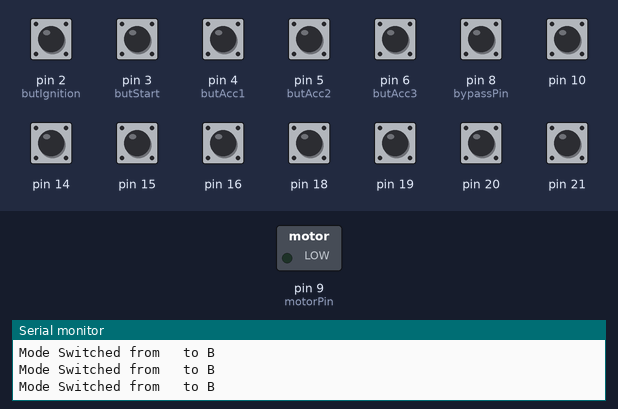
A sketch run on a simulated SparkFun Pro Micro, built with avr-gcc and run on an emulated ATmega32U4. Shown: switched loads named in the sketch (green lamp = pin HIGH), the last lines printed to the serial monitor. The test bench sets the inputs (shaded band); at power-on: pin 2 (butIgnition), pin 3 (butStart), pin 4 (butAcc1), pin 5 (butAcc2), pin 6 (butAcc3), pin 8 (bypassPin), pin 10, pin 14–16, pin 18–21 HIGH. USB keyboard and mouse output is not drawn.

Above: at 1.2 s.
1.3 s: pin 3 (butStart) pulled LOW for 0.15 s
At 3.43 s:
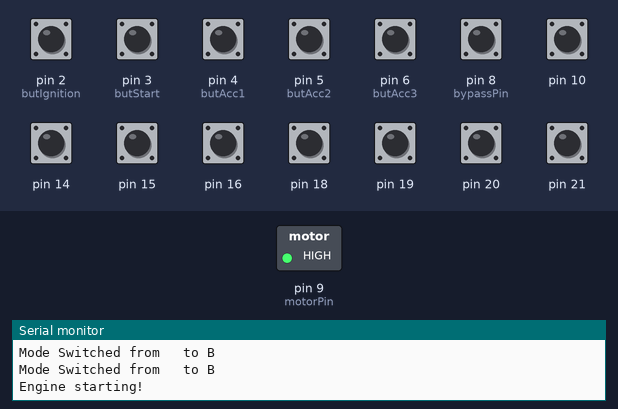
9.7 s: pin 3 (butStart) pulled LOW for 1 s
At 13.4 s:
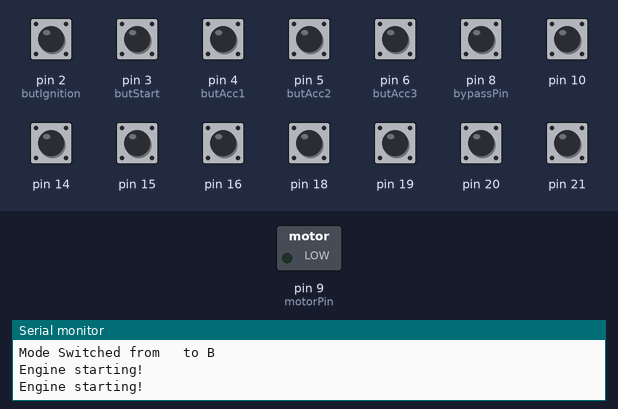
Timing chart, 0 to 13.7 s (numbered marks = the images above; inputs shaded):
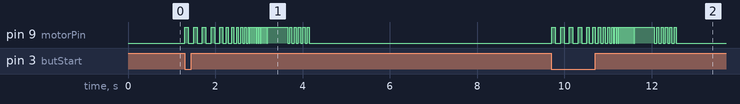

Measured:
- after the input at 1.3 s, pin 9 (motorPin): goes 4 × (HIGH 0.08 s, LOW 0.12 s), 5 × (HIGH 0.06 s, LOW 0.08 s), 11 × (HIGH 0.04 s, LOW 0.04 s), HIGH 0.45 s, 5 × (LOW 0.05 s, HIGH 0.05 s), then LOW, starting at once
- after the input at 9.7 s, pin 9 (motorPin): goes 4 × (HIGH 0.08 s, LOW 0.12 s), 5 × (HIGH 0.06 s, LOW 0.08 s), 11 × (HIGH 0.04 s, LOW 0.04 s), HIGH 0.45 s, 5 × (LOW 0.05 s, HIGH 0.05 s), then LOW, starting at once

The sketch:

ignition.ino
```cpp
#include <Joystick.h>


// Create Joystick instance with 9 buttons (0-8), no hat switch, no axes
Joystick_ Joystick(JOYSTICK_DEFAULT_REPORT_ID, JOYSTICK_TYPE_GAMEPAD,
  9, 0,                  // 9 buttons, 0 hat switches
  false, false, false,   // No X, Y, Z axes
  false, false, false,   // No Rx, Ry, Rz
  false, false,          // No rudder, throttle
  false, false, false);  // No accelerator, brake, steering

const int ON = LOW;//HIGH;
const int OFF = HIGH;//LOW;

// Piezo vibration motor pin (use a PWM-capable pin: 3,5,6,9,10 on Pro Micro)
const int motorPin = 9;
bool engineStarting = false;
unsigned long engineStartTime = 0;

// Engine start sound effect - simulates cranking then starting
void playEngineStart() {
  // Phase 1: Slow cranking (starter motor engaging)
  for (int i = 0; i < 4; i++) {
    digitalWrite(motorPin, HIGH);
    delay(80);
    digitalWrite(motorPin, LOW);
    delay(120);
  }

  // Phase 2: Cranking speeds up (engine catching)
  for (int i = 0; i < 6; i++) {
    digitalWrite(motorPin, HIGH);
    delay(60 - i * 5);
    digitalWrite(motorPin, LOW);
    delay(80 - i * 8);
  }

  // Phase 3: Engine catches and revs up
  for (int i = 0; i < 10; i++) {
    digitalWrite(motorPin, HIGH);
    delay(30);
    digitalWrite(motorPin, LOW);
    delay(20 - i);
  }

  // Phase 4: High rev burst
  digitalWrite(motorPin, HIGH);
  delay(400);

  // Phase 5: Settle to idle (pulsing vibration)
  for (int i = 0; i < 6; i++) {
    digitalWrite(motorPin, HIGH);
    delay(50);
    digitalWrite(motorPin, LOW);
    delay(50);
  }

  // Turn off motor completely
  digitalWrite(motorPin, LOW);
}

class ModeSwitch {
  private:
    int modePin1;
    int modePin2;
    char lastMode=' ';
    //bool lastPinState1;
    //bool lastPinState2;

    char checkMode(){
      int pinState1 = digitalRead(modePin1);
      int pinState2 = digitalRead(modePin2);
      if ((pinState1==OFF &&pinState2==OFF) || (pinState1==ON && pinState2==ON))
        return 'B';
      else if (pinState1==ON)
        return 'A';
      else
        return 'C';
    }

  public:
    ModeSwitch(int pin1=-1, int pin2=-1)
      : modePin1(pin1), modePin2(pin2) {}

    void doSetup(){
      pinMode(modePin1, INPUT_PULLUP);
      pinMode(modePin2, INPUT_PULLUP);
    }

    bool enabled(){
      return (modePin1!=-1);
    }

    char getMode(){
      char mode = checkMode();
      if (mode!=lastMode){
        Serial.print("Mode Switched from ");
        Serial.print(lastMode);
        Serial.print(" to ");
        Serial.println(mode);
        lastMode=mode;
      }
      return mode;
    }

};

// Define the Button class
class Button {
  private:
    int buttonIndex;
    int secondaryButtonIndex;
    int pin;
    bool currentPinState;
    bool lastPinState;
    bool currentButtonState;
    unsigned long lastChangeTime;
    const unsigned long pushTimeout = 250;  // Adjust this as needed (500 ms here)
    char mode;  // 'A', 'B', or 'C'
    ModeSwitch buttonModeSwitch;

    // This function would be replaced by your actual setButton implementation
    void setButton(bool state, int index) {
      // Logic for setting button state (to be implemented)
      Serial.print("Button ");
      Serial.print(index);
      Serial.println(state ? " On" : " Off");
      currentButtonState=state;
      Joystick.setButton(index, state);
    }

  int getButtonToPress(){
    return (mode == 'C' && currentPinState != ON)? secondaryButtonIndex: buttonIndex;
  }

  public:
    Button(int pinNumber, char buttonMode, int index, int secondaryIndex = -1)
      : buttonIndex(index), secondaryButtonIndex(secondaryIndex), pin(pinNumber), mode(buttonMode),
        currentPinState(OFF), lastPinState(OFF), lastChangeTime(0) {}

    Button(int pinNumber, ModeSwitch modeSwitch, int index, int secondaryIndex = -1)
      : buttonIndex(index), secondaryButtonIndex(secondaryIndex), pin(pinNumber), buttonModeSwitch(modeSwitch),
        currentPinState(OFF), lastPinState(OFF), lastChangeTime(0) {}

    // Reads the pin and checks if the state has changed
    bool readButton() {
      if (buttonModeSwitch.enabled()){
        //Serial.println("Getting mode from switch");
        mode= buttonModeSwitch.getMode();
      }

      currentPinState = digitalRead(pin);

      if (currentPinState != lastPinState) {
        lastChangeTime = millis();
        lastPinState = currentPinState;

        if (mode == 'A') {
          // Mode A: Simply call setButton based on ON/OFF state
          setButton(currentPinState == ON, buttonIndex);
        } else {
          // Mode B: Only act on OFF -> ON transitions and start the timer
          int buttonToPress = getButtonToPress();
          setButton(true, buttonToPress);  // Button press

        }
        return true;  // State changed
      } else {
        // Handle Mode B and C pushTimeout logic
        if (mode == 'B' || mode == 'C') {
          if (currentButtonState == true && millis() - lastChangeTime >= pushTimeout) {
            int buttonToPress = getButtonToPress();
            setButton(false, buttonToPress);  // Timeout expired for button press
          }
        }
      }
      return false;  // No state change
    }

  int getPin(){
    return pin;
  }

  void doSetup(){
    pinMode(getPin(), INPUT_PULLUP);
    buttonModeSwitch.doSetup();
  }
};

const int bypassPin=8;
// Setup each of our buttons
Button butIgnition = Button(2,ModeSwitch(20,21),0,5);
Button butStart = Button(3,'A',1);
Button butAcc1 = Button(4,ModeSwitch(18,19),2,6);
Button butAcc2 = Button(5,ModeSwitch(14,15),3,7);
Button butAcc3 = Button(6,ModeSwitch(10,16),4,8);
Button buttons[] = {
  butIgnition,
  butStart,
  butAcc1,
  butAcc2,
  butAcc3
};

const int numButtons = sizeof(buttons) / sizeof(buttons[0]);

void setup() {
  // Initialize serial communication
  Serial.begin(9600);

  pinMode(bypassPin, INPUT_PULLUP);
  pinMode(motorPin, OUTPUT);

  digitalWrite(motorPin, LOW);  // Ensure motor is off at start
  Serial.println("Ready!");

  // Initialize Joystick Library
  Joystick.begin();

  Serial.println("setup!");
  // Set the button pins as inputs
  for (int i = 0; i < numButtons; i++) {
    buttons[i].doSetup();
  }

}

// Track start button state for engine effect
bool lastStartState = OFF;

void loop() {

  bool byPass = (digitalRead(bypassPin) == ON);

  if (!byPass){
    // Check if start button was just pressed (for engine sound)
    bool currentStartState = digitalRead(3);  // Start button pin
    if (currentStartState == ON && lastStartState == OFF) {
      Serial.println("Engine starting!");
      playEngineStart();
    }
    lastStartState = currentStartState;

    // Evaluate each button in the array using readButton()
    for (int i = 0; i < numButtons; i++) {
      buttons[i].readButton();
    }
  }
  // Add a delay to avoid overwhelming the serial monitor
  delay(100);
}
```
